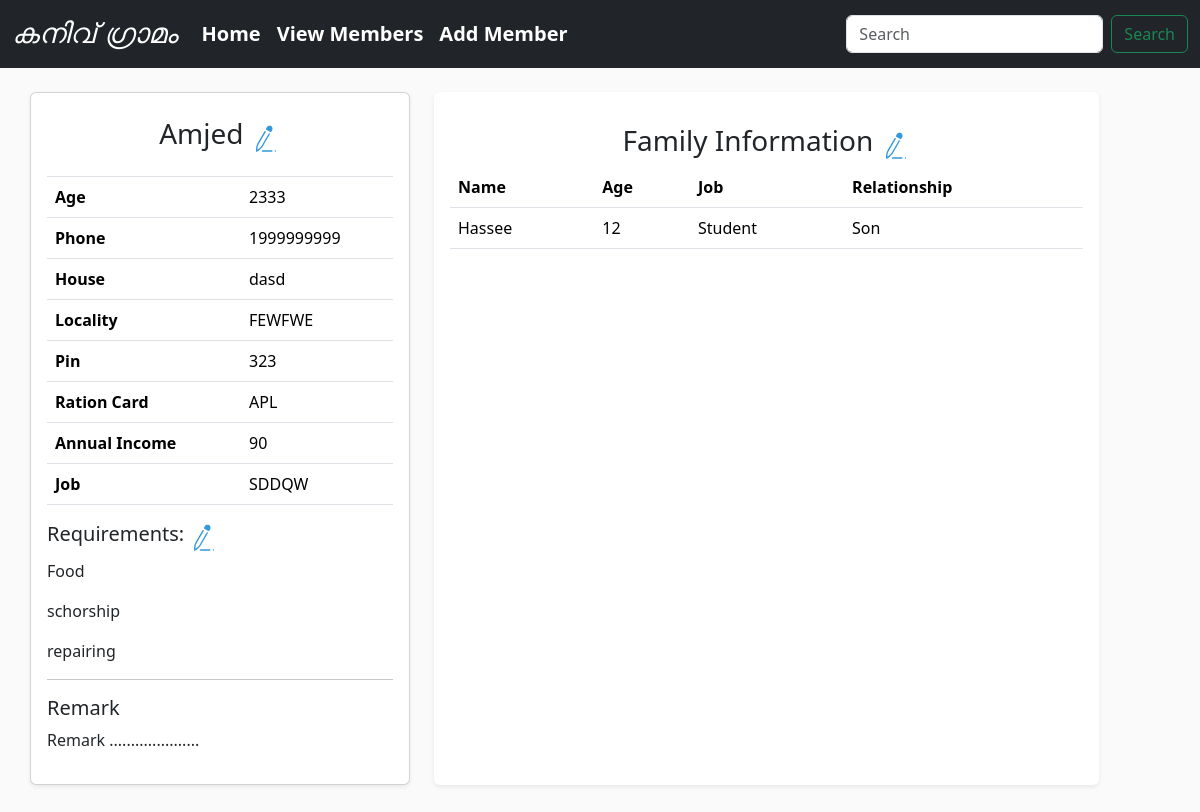
The app's page /member/4, older data.
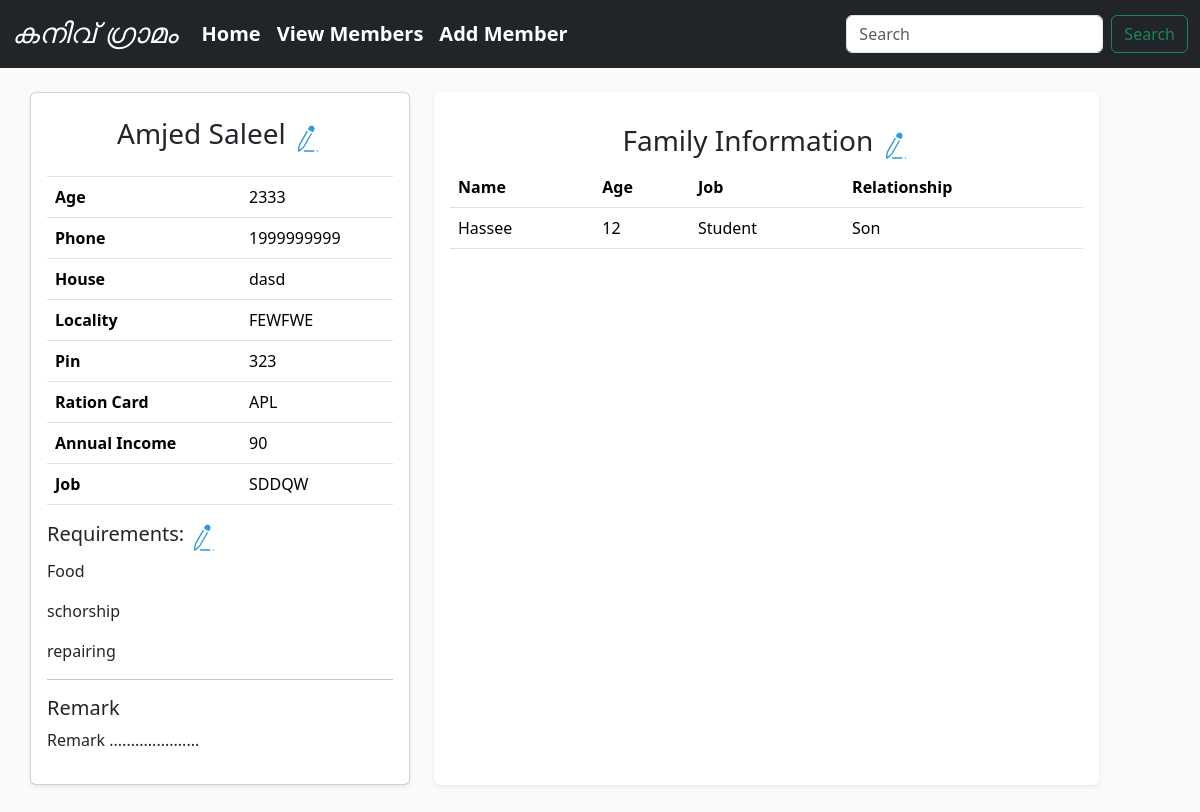
The same page, newer data.
### charity/models.py (models this page shows, shortened)
class Member(models.Model):
    ration_card_status = (
        ('APL', 'APL'),
        ('BPL', 'BPL'),
    )
    name = models.CharField(max_length=30, verbose_name='Name')
    age = models.IntegerField(verbose_name='Age')
    phone = models.PositiveIntegerField(help_text='Enter phone number without country code')
    house_name = models.CharField(max_length=50)
    locality = models.CharField(max_length=50)
    pin_code = models.IntegerField()
    ration_card = models.CharField(choices=ration_card_status, max_length=10)
    annual_income = models.IntegerField()
    job = models.CharField(max_length=50)
    remark = models.TextField(max_length=100, help_text='Max 100 letters', blank=True)
    class Meta:
        unique_together = ('name', 'house_name', 'phone')

### charity/views.py (the view)
# urls.py: path('member/<str:id>', views.view_member, name='view-member'),
def view_member(request, id):
    member = Member.objects.get(id=id)
    house_members = member.housemember_set.all()
    member_form = MemberForm(instance=member)
    requirements_form = RequirementForm(instance=member.need)
    context = {
        'member': member,
        'house_members': house_members,
        'member_form': member_form,
        'requirements_form': requirements_form,
    }
    return render(request, 'charity/member-detail.html', context)

### charity/forms.py
class MemberForm(forms.ModelForm):
    class Meta:
        model = Member
        fields = '__all__'

class RequirementForm(forms.ModelForm):
    class Meta:
        widgets = {
            'requirement': forms.CheckboxSelectMultiple()
        }
        model = Need
        fields = ['requirement']

### charity/models.py (called while the page is built)
    def __str__(self):
        return self.category

### templates/charity/member-detail.html (shortened to what the changed rows need)
{% extends 'base.html' %}
{% load static %}
{% load crispy_forms_filters %}
{% load crispy_forms_tags %}
{% block content %}
    <div class="container">
        <div class="row">
            <div class="col-12 col-lg-4 card mt-4 shadow-sm p-3 mb-5 bg-body rounded">
                <h3 class="text-center mt-2">{{ member.name }} <span>
                </span></h3>
                <table class="table table-responsive table-hover">
                    <thead>
                    <tr>
                        <th scope="col"></th>
                        <th scope="col"></th>
                    </tr>
                    </thead>
                    <tbody>
                    <tr>
                        <td class="fw-bold">Age</td>
                        <td>{{ member.age }}</td>
                    </tr>
                    <tr>
                        <td class="fw-bold">Phone</td>
                        <td>{{ member.phone }}</td>
                    </tr>
                    <tr>
                        <td class="fw-bold">House</td>
                        <td>{{ member.house_name }}</td>
                    </tr>
                    <tr>
                        <td class="fw-bold">Locality</td>
                        <td>{{ member.locality }}</td>
                    </tr>
                    <tr>
                        <td class="fw-bold">Pin</td>
                        <td>{{ member.pin_code }}</td>
                    </tr>
                    <tr>
                        <td class="fw-bold">Ration Card</td>
                        <td>{{ member.ration_card }}</td>
                    </tr>
                    <tr>
                        <td class="fw-bold">Annual Income</td>
                        <td>{{ member.annual_income }}</td>
                    </tr>
                    <tr>
                        <td class="fw-bold">Job</td>
                        <td>{{ member.job }}</td>
                    </tr>
                    </tbody>
                </table>
                <h5>
                    Requirements:
                    <span>
                    </span>
                </h5>
                <div class="requirements ml-4">
                    {% for requirment in member.need.requirement.all %}
                        <p>{{ requirment }}</p>
                    {% endfor %}
                    <hr>
                </div>
                <h5>Remark</h5>
                <p>{{ member.remark }}</p>
            </div>
            <div class="col-12 col-lg-7 m-4 mt-4 cart shadow-sm p-3 mb-5 bg-body rounded">
                <table class="table table-responsive table-hover">
                    <thead>
                    <tr>
                        <th scope="col">Name</th>
                        <th scope="col">Age</th>
                        <th scope="col">Job</th>
                        <th scope="col">Relationship</th>
                    </tr>
                    </thead>
                </table>
            </div>
        </div>
    </div>
{% endblock %}

Row changes from the older to the newer data that the page shows:
changed Member "dasd": name "Amjed" → "Amjed Saleel"
